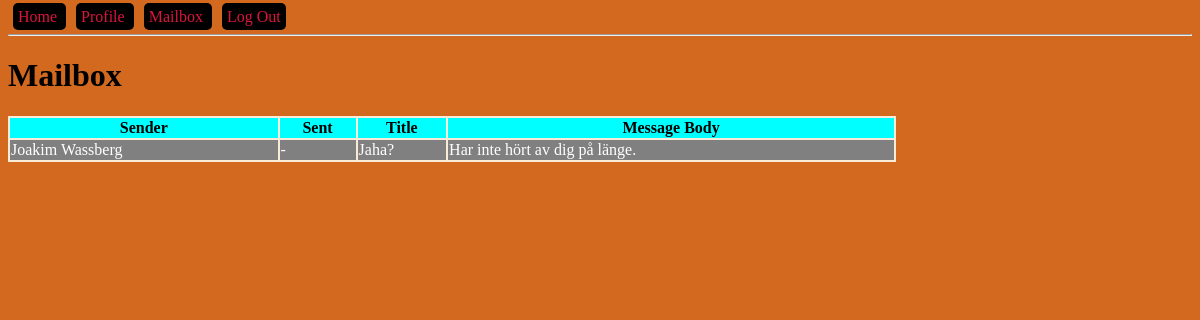
The page /mailbox (signed in) on the database its author committed.
### models.py (models this page shows, shortened)
class Message(db.Model):
    id = db.Column(db.Integer, primary_key=True, autoincrement=True)
    title = db.Column(db.String(250))
    body = db.Column(db.Text)
    sent_time = db.Column(db.DateTime, default=datetime.datetime.now())
    sender_id = db.Column(db.Integer, db.ForeignKey('user.id'), nullable=False)

class User(db.Model):
    id = db.Column(db.Integer, primary_key=True, autoincrement=True)
    name = db.Column(db.String(150))
    email = db.Column(db.String(150), unique=True)
    password = db.Column(db.String(100))
    admin = db.Column(db.BOOLEAN, default=False)
    online = db.Column(db.BOOLEAN, default=False)
    sent_messages = db.relationship('Message', backref='sender', lazy=True)
    recv_messages = db.relationship('Message', secondary=message_recv, lazy='subquery',
                                    backref=db.backref('receivers', lazy=True))

### blueprints/user/__init__.py (the view)
@bp_user.get('/mailbox')
def mailbox_get():
    messages = get_user_messages()
    return render_template('mailbox.html', messages=messages)

### app.py (called while the page is built)
def create_app():
    app = Flask(__name__)
    app.config['SECRET_KEY'] = '123secret'
    app.config['SQLALCHEMY_TRACK_MODIFICATIONS'] = False
    app.config['SQLALCHEMY_DATABASE_URI'] = 'sqlite:///db.sqlite'
    db.init_app(app)
    login_manager = LoginManager()
    login_manager.init_app(app)
    @login_manager.user_loader
    def load_user(user_id):
        from models import User
        return User.query.filter_by(id=user_id).first()
    from blueprints.open import bp_open
    app.register_blueprint(bp_open)
    from blueprints.user import bp_user
    app.register_blueprint(bp_user)
    from blueprints.api import bp_api
    app.register_blueprint(bp_api, url_prefix='/api/v1.0')
    from blueprints.admin import bp_admin
    app.register_blueprint(bp_admin)
    return app

### controllers/message_controller.py (called while the page is built)
def get_user_messages():
    return current_user.recv_messages

### templates/mailbox.html (shortened to what this page needs)
{% extends "base-template.html" %}
{% block content %}
    <h1 id="main-heading">Mailbox</h1>
    <table>
        <tr>
            <th>Sender</th>
            <th>Sent</th>
            <th>Title</th>
            <th>Message Body</th>
        </tr>
        {% for message in messages %}
            <tr>
                <td>{{ message.sender.name }}</td>
                {% if message.sent_time is not none %}
                    <td>{{ message.sent_time.year }}-{{ message.sent_time.month }}-{{ message.sent_time.day }}</td>
                {% else %}
                    <td>-</td>
                {% endif %}
                <td>{{ message.title }}</td>
                <td>{{ message.body }}</td>
            </tr>
        {% endfor %}
    </table>
{% endblock %}

### static/css/main.css (style rules this page uses)
body { background-color: chocolate; }
table { width: 75%; background-color: antiquewhite; }
th { background: aqua; }
tr:nth-child(odd) { background: darkgrey; }
tr:nth-child(even) { background: grey; color: white; }

### rows shown on the page
Message: sender.name "Joakim Wassberg", title "Jaha?", body "Har inte hört av dig på länge."
